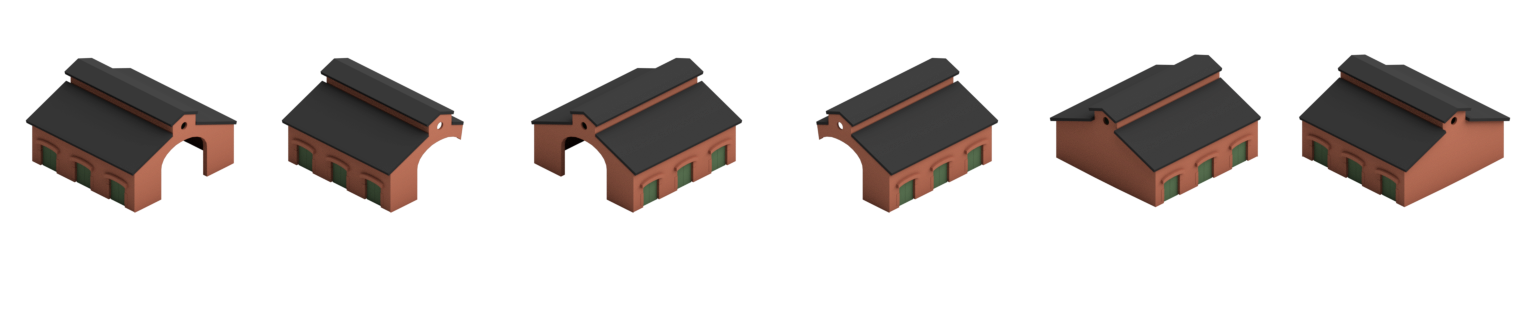
#> input picture gfx/32bpp/train-depot/x4/train-depot_0000.png, 1536 x 320 px; its folder holds 3 pictures in this run
$ python _resize.py
#> lines starting #> are read from the running program, lines starting #| are printed output that depends on the picture
from PIL import Image
import os

input_folder = 'x4/'
output_folder = 'x1/'

spritesheet_list = [
  'train-depot_0000'
]

for spritesheet_name in spritesheet_list:

  input_image = Image.open(input_folder + spritesheet_name + '.png')
#> input_image is the input picture: PIL image 1536x320 RGBA; mean R, G, B, A 19.8, 15.1, 13.3, 57.5
  output_width = int(input_image.width/4)
#> output_width = 384
  output_height = int(input_image.height/4)
#> output_height = 80

  output_image = input_image.resize((output_width, output_height))
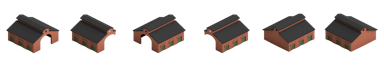
#> output_image: PIL image 384x80 RGBA; mean R, G, B, A 20.9, 15.8, 14, 57.5; transparent parts drawn white

  os.makedirs(output_folder, exist_ok = True)
  output_image.save(output_folder + spritesheet_name + '-x1' + '.png')
